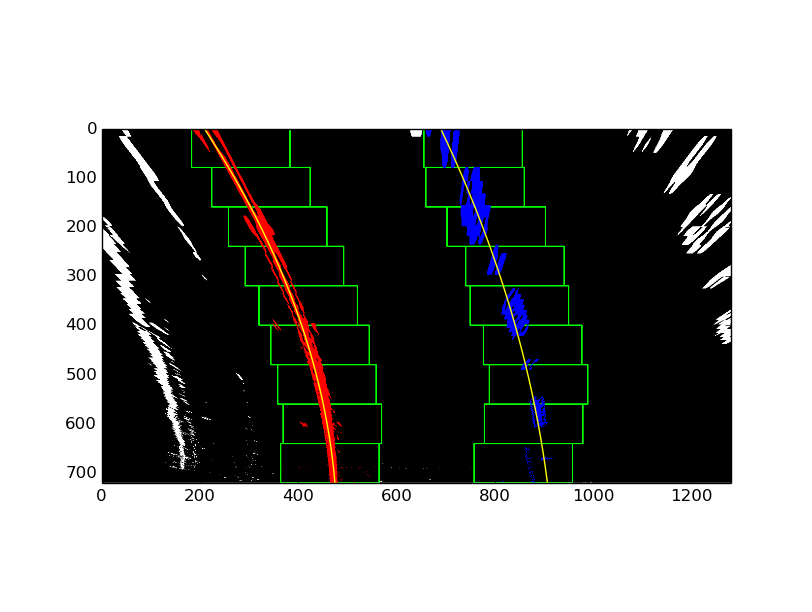
#> input picture findlane_1.png, 812 x 612 px
$ python -i adv_lane_finding.py   (imports and definitions only)   (Python 2 division)   (older library calls are emulated)
#> lines starting #> are read from the running program, lines starting #| are printed output that depends on the picture
# Camera Calibration with OpenCV
# ===
#
# ### Run the code in the cell below to extract object points and image points for camera calibration.

# In[1]:


import numpy as np
import cv2
import glob
import matplotlib.pyplot as plt

# prepare object points, like (0,0,0), (1,0,0), (2,0,0) ....,(6,5,0)
objp = np.zeros((6*9,3), np.float32)
objp[:,:2] = np.mgrid[0:9, 0:6].T.reshape(-1,2)

# Arrays to store object points and image points from all the images.
objpoints = [] # 3d points in real world space
imgpoints = [] # 2d points in image plane.

# Make a list of calibration images
images = glob.glob('camera_cal/calibration*.jpg')

# Step through the list and search for chessboard corners
# [16 lines not run here, left out]
        # [11 lines of commented-out code are left out]


import pickle

# Test undistortion on an image
# [1 line not run here, left out]
# [1 line that did not run here, left out]

# Do camera calibration given object points and image points
# [1 line that did not run here, left out]


#dst = cv2.undistort(img, mtx, dist, None, mtx)
#cv2.imwrite('output_images/calibration_undist.jpg',dst)

# Save the camera calibration result for later use (we won't worry about rvecs / tvecs)
dist_pickle = {}
# [1 line that did not run here, left out]
# [1 line that did not run here, left out]
# [1 line not run here, left out]
# [15 lines of commented-out code are left out]
import matplotlib.image as mpimg

# Read in the saved camera matrix and distortion coefficients
# These are the arrays you calculated using cv2.calibrateCamera()
# [1 line not run here, left out]
# [1 line that did not run here, left out]
# [1 line that did not run here, left out]

# Read in an image
#img = cv2.imread('test_image2.png')
#img = cv2.imread('camera_cal/calibration2.jpg')
# [1 line not run here, left out]
nx = 9 # the number of inside corners in x
ny = 6 # the number of inside corners in y

# MODIFY THIS FUNCTION TO GENERATE OUTPUT
# THAT LOOKS LIKE THE IMAGE ABOVE
# [51 lines left out: function corners_unwarp, not called in this run]

# [1 line that did not run here, left out]
# [15 lines of commented-out code are left out]
write_name = 'output_images/calibration13.jpg'
# [1 line not run here, left out]


# Define a function that applies Sobel x or y,
# then takes an absolute value and applies a threshold.
# Note: calling your function with orient='x', thresh_min=5, thresh_max=100
# should produce output like the example image shown above this quiz.

def abs_sobel_thresh(img, orient='x', thresh_min=0, thresh_max=255):
    # Convert to grayscale
#> called with orient = 'x', thresh_min = 0, thresh_max = 255
    gray = cv2.cvtColor(img, cv2.COLOR_RGB2GRAY)
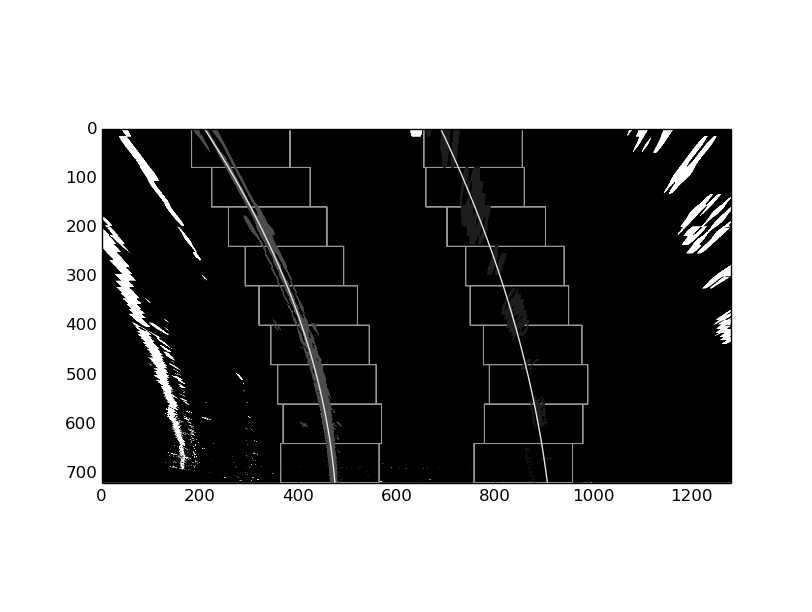
#> gray: shape (612, 812); min 0, max 255, mean 145
    # Apply x or y gradient with the OpenCV Sobel() function
    # and take the absolute value
    if orient == 'x':
        abs_sobel = np.absolute(cv2.Sobel(gray, cv2.CV_64F, 1, 0))
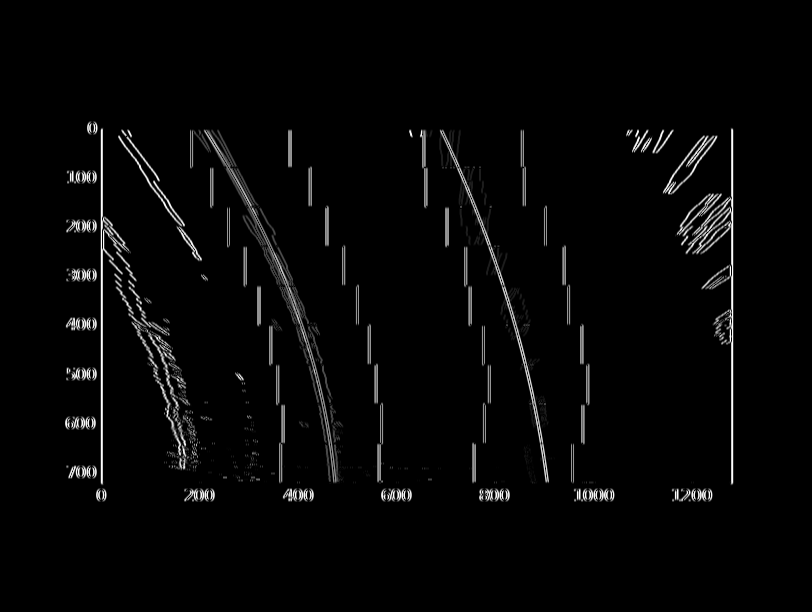
#> abs_sobel: shape (612, 812) float64; min 0, max 1020, mean 24.5; drawn with min black and max white
    if orient == 'y':
        abs_sobel = np.absolute(cv2.Sobel(gray, cv2.CV_64F, 0, 1))
    # Rescale back to 8 bit integer
    scaled_sobel = np.uint8(255*abs_sobel/np.max(abs_sobel))
    # Create a copy and apply the threshold
    binary_output = np.zeros_like(scaled_sobel)
    # Here I'm using inclusive (>=, <=) thresholds, but exclusive is ok too
    binary_output[(scaled_sobel >= thresh_min) & (scaled_sobel <= thresh_max)] = 1

    # Return the result
    return binary_output


# Define a function that applies Sobel x and y,
# then computes the magnitude of the gradient
# and applies a threshold
# [148 lines left out: functions mag_thresh, dir_threshold, hls_select, pipeline, warp, process_image_ex and 1 more, not called in this run]


# [7 lines of commented-out code are left out]
leftx_list=[]
rightx_list=[]
left_lane_inds = []
right_lane_inds = []
left_lane_inds_prev = []
right_lane_inds_prev = []
margin_range = 150#150
# [1 line not run here, left out]
# Define the codec and create VideoWriter object
#out = cv2.VideoWriter('project_video_output.avi', -1, 20.0, (1280,720))
do_process_image_ex = True
if do_process_image_ex == True:
	frame_width=1280 + 640
else:
	frame_width=1280
frame_height=720
# [2 lines not run here, left out]
fourcc = cv2.cv.CV_FOURCC(*'MPEG')
out = cv2.VideoWriter('project_video_output.avi',fourcc, 30, (frame_width,frame_height))
count = 0
leftx_fit_cr=0
rightx_fit_cr=0
# [363 lines not run here, left out]

>>> import cv2
>>> picture = cv2.cvtColor(cv2.imread('findlane_1.png'), cv2.COLOR_BGR2RGB)
>>> result = abs_sobel_thresh(picture)
#> result: shape (612, 812); every value is 1
